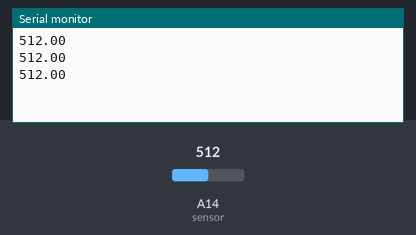
A sketch run on a simulated Arduino Mega 2560, built with avr-gcc and run on an emulated ATmega2560. On the bench: the last lines printed to the serial monitor. The inputs (shaded band) are chosen by the test bench; at power-on: A14 (sensor) = 512.

Above: at 1.4 s.
1.5 s: A14 (sensor) set to 716
At 2.3 s:
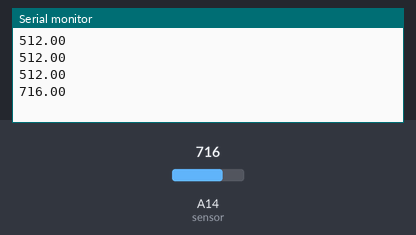
3.0 s: A14 (sensor) set to 900
At 3.5 s:
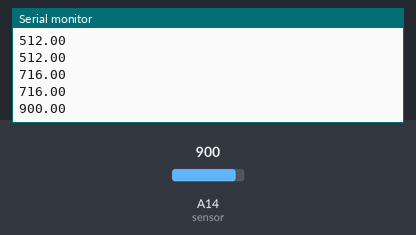
Timing chart, 0 to 6.0 s (numbered marks = the images above; inputs shaded):
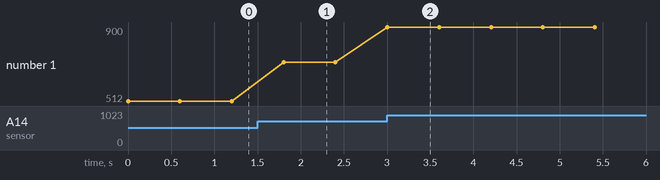

The sketch:

mq3.ino
```cpp
float sensor=A14;
float gas_value;

void setup(){
pinMode(sensor,INPUT);
Serial.begin(115200);
}
void loop(){
gas_value=analogRead(sensor);
Serial.println(gas_value);
delay(600);
}
```

Measured:
- after the input at 1.5 s, the serial monitor: prints a new line after 0.30 s (image 1)
- after the input at 3.0 s, the serial monitor: prints a new line at once (image 2)
- plotted number 1: 512 → 716 after the input at 1.5 s, 716 → 900 after the input at 3.0 s
